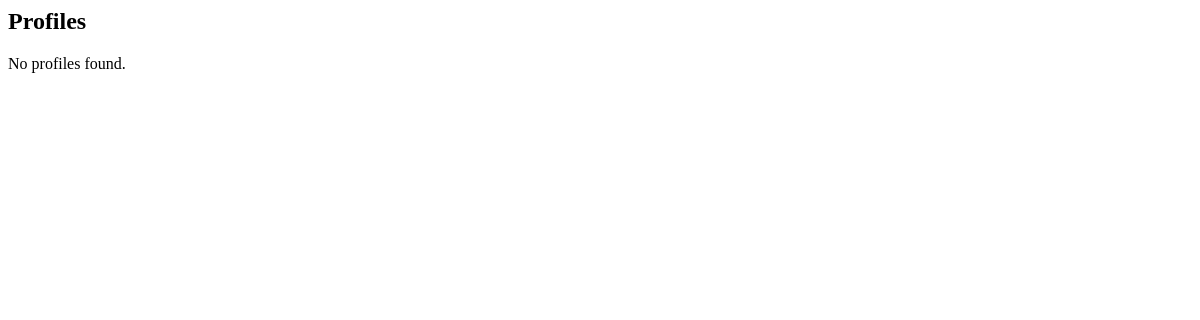
/myapp/profiles/, run on an earlier commit of the app's database.
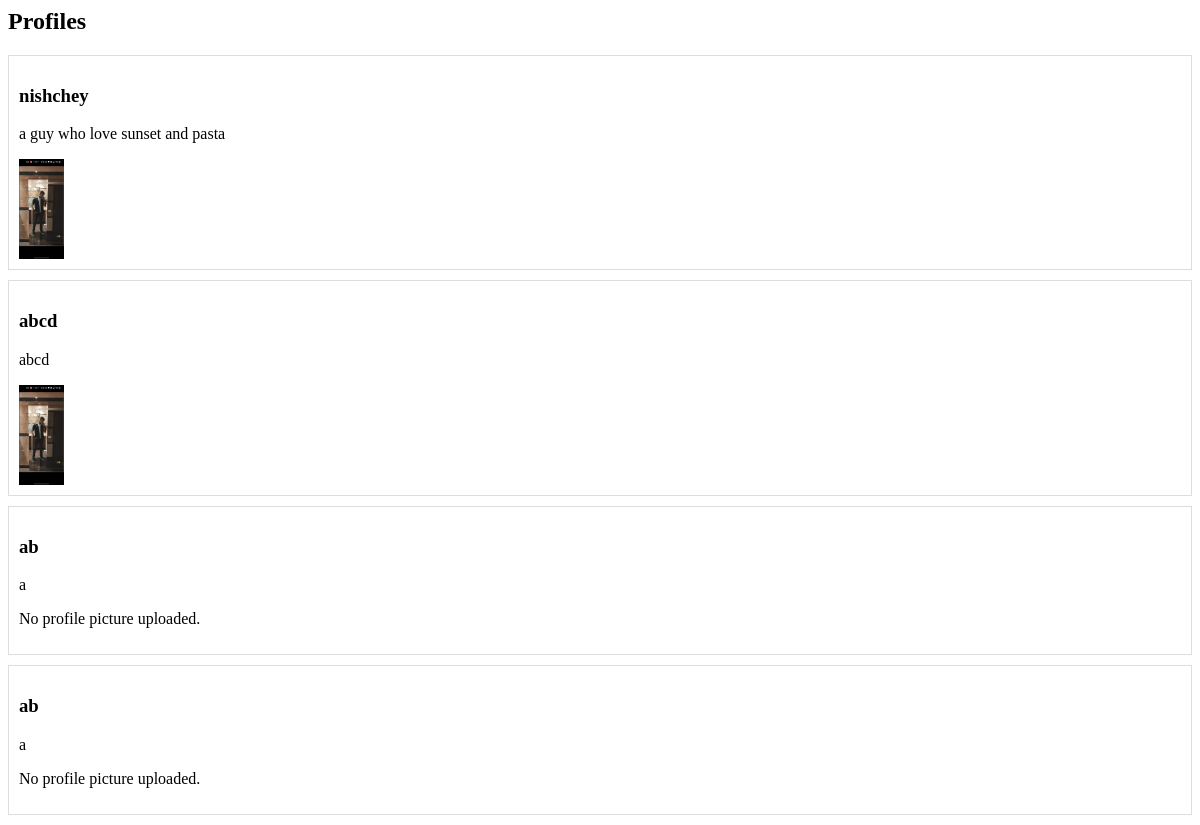
And on a later commit of the database.
### myapp/models.py (models this page shows, shortened)
class Profile(models.Model):
    name = models.CharField(max_length=100)
    bio = models.TextField(blank=True)
    profile_picture = models.ImageField(upload_to='profile_pics/', blank=True, null=True)

### myapp/views.py (the view)
# urls.py: path('profiles/', views.profile_list, name='profile-list'),
def profile_list(request):
    profiles = Profile.objects.all()
    return render(request, 'profile_list.html', {'profiles': profiles})

### myapp/templates/profile_list.html
<h2>Profiles</h2>
{% for profile in profiles %}
    <div style="border: 1px solid #ddd; padding: 10px; margin-bottom: 10px;">
        <h3>{{ profile.name }}</h3>
        <p>{{ profile.bio }}</p>
        {% if profile.profile_picture %}
            <img src="{{ profile.profile_picture.url }}" alt="{{ profile.name }}" style="max-height: 100px;">
        {% else %}
            <p>No profile picture uploaded.</p>
        {% endif %}
    </div>
{% empty %}
    <p>No profiles found.</p>
{% endfor %}

What changed in the data, as far as the page shows it:
added Profile: name "nishchey", bio "a guy who love sunset and pasta", profile_picture (picture)
added Profile: name "abcd", bio "abcd", profile_picture (picture)
added Profile: name "ab", bio "a", profile_picture "No profile picture uploaded."
added Profile: name "ab", bio "a", profile_picture "No profile picture uploaded."
Also different on the page:
text no longer shown: "No profiles found."
